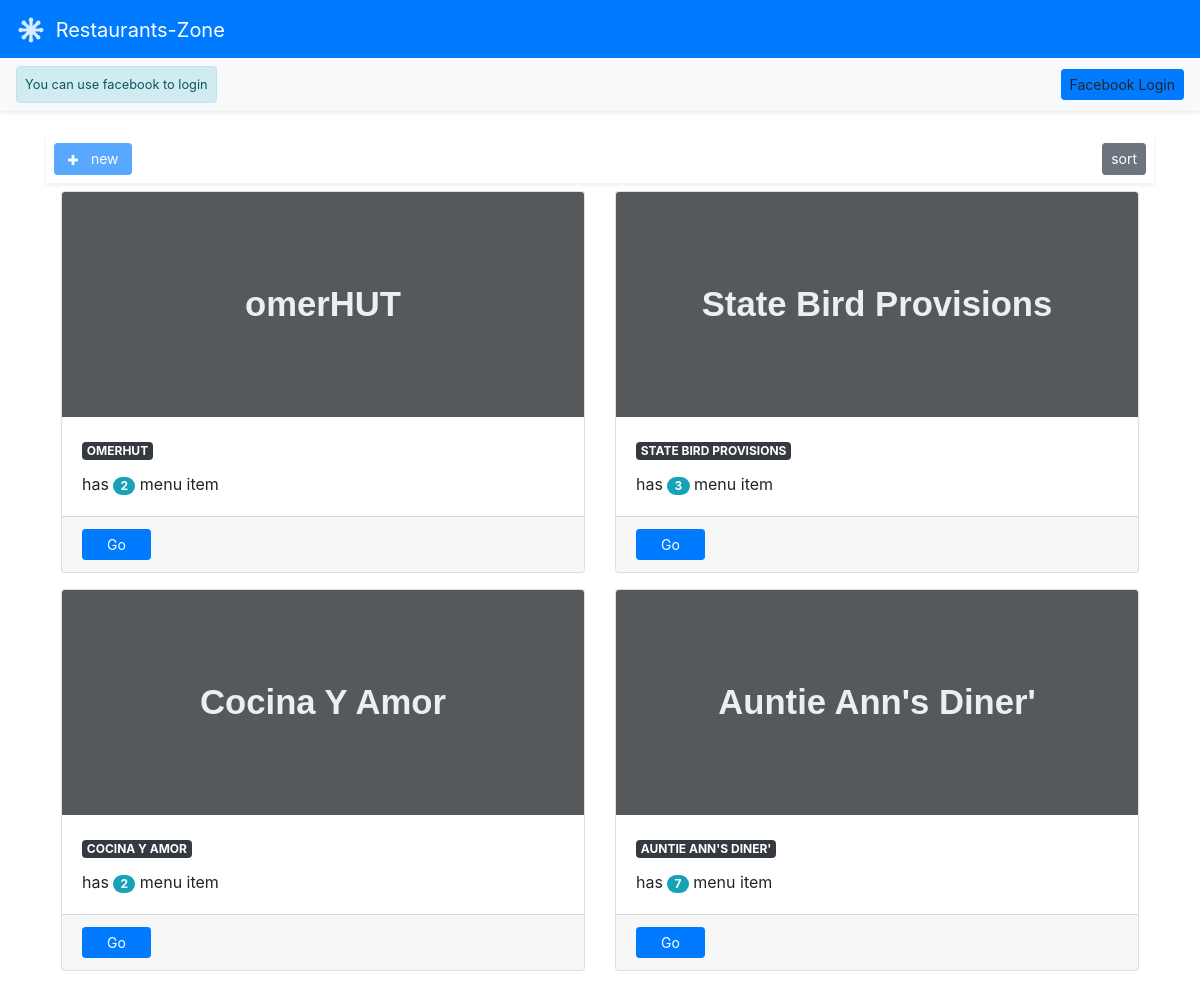
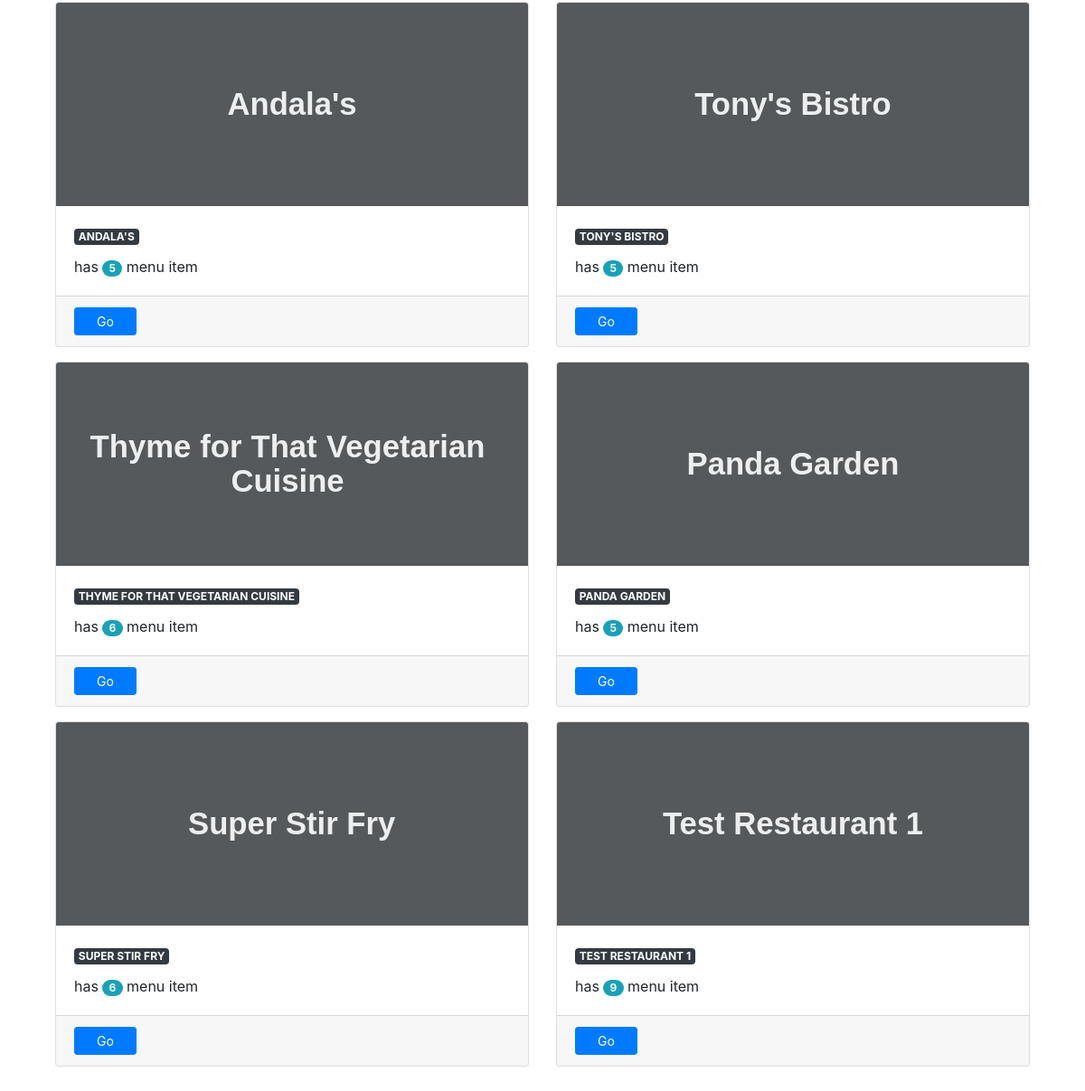
The app's page /restaurants with its own data (2 pictures, top to bottom).
### app/model.py (models this page shows, shortened)
class Restaurant(Base):
    __tablename__ = 'restaurant'
    id = Column(Integer, primary_key=True)
    name = Column(String(80), nullable=False)
    user_id = Column(Integer, ForeignKey('user.fb_id'))
    user = relationship(User)
    @property
    def menu_length(self):
        return len(MenuItem.get_restaurant_menu(self.id))
    @classmethod
    def get_all(cls):
        return get_db().query(Restaurant).order_by(cls.id.desc()).all()

### app/restaurant.py (the view)
@bp.route('/')
@bp.route('/restaurants')
def showRestaurants():
    restaurants = Restaurant.get_all()
    return render_template(tem_prefix + 'restaurants.html', restaurants=restaurants)

### app/auth/views.py (called while the page is built)
@bp.before_app_request
def load_logged_user():
    if session.get('facebook_id') is None:
        g.user = None
    else:
        g.user = User.get_by_id(session['facebook_id'])
        g.is_owner = lambda id: id == g.user.fb_id

### app/db.py (called while the page is built)
def get_engine():
    return create_engine('sqlite:///' + current_app.config['DATABASE'])

def get_db():
    if 'db' not in g:
        db = Session(get_engine())
        g.db = db
    return g.db

### app/model.py (called while the page is built)
    @classmethod
    def get_restaurant_menu(cls, id):
        return get_db().query(cls).filter(MenuItem.restaurant_id == id).order_by(desc(cls.id)).all()

### app/templates/restaurant/restaurants.html (shortened to what this page needs)
{% extends 'base_temp.html' %}
{% block content %}
<section class="restaurants-list my-3">
    <div class="container px-0 px-2">
        <div class=" bg-white p-2 sticky-top">
            <div class="options d-flex w-100 justify-content-between shadow-sm p-2">
                <button class="btn btn-sm btn-primary" id="addRestaurant" data-toggle="modal" data-target="#restaurantModal"
                    data-action="{{url_for('restaurant.newRestaurant')}}" data-title="Create new Restaurant" {% if not g.user %} disabled {% endif %}>
                    <span>
                        <svg xmlns="http://www.w3.org/2000/svg" viewBox="0 0 16 22" width="20" height="20">
                            <rect width="3" height="11" x="6.5" y="5.5" fill="#ffffff" />
                            <rect width="11" height="3" x="2.5" y="9.5" fill="#ffffff" />
                        </svg>
                    </span>
                    <span class="p-1">new</span>
                </button>
                <button class="btn btn-sm btn-secondary">sort</button>
            </div>
        </div>
        <div class="row mx-0 mx-md-2">
            {% for r in restaurants %}
            <div class="col-sm-6 mb-3">
                <div class="card">
                    <img class="card-img-top" src=""
                        data-src="holder.js/100px225?theme=thumb&bg=55595c&fg=eceeef&text={{r.name}}"
                        data-holder-rendered="true" alt="Card image cap">
                    <div class="card-body">
                        <h5 class="card-title badge badge-dark text-uppercase">{{r.name}}</h5>
                        <p class="card-text">has <span class="badge badge-info badge-pill">{{r.menu_length}}</span> menu item</p>
                    </div>
                    <div class="card-footer d-flex flex-column flex-sm-row justify-content-between">
                        <a class="btn btn-sm btn-primary px-4"
                            href="{{url_for('menu.restaurantMenu', restaurant_id=r.id)}}">
                            Go
                        </a>
                    </div>
                </div>
            </div>
            {% endfor %}
        </div>
    </div>
</section>
{% endblock %}

### app/templates/base_temp.html (shortened to what this page needs)
<!DOCTYPE html>
<html lang="en">
<head>
    <link rel="stylesheet" href="{{url_for('static', filename='css/bootstrap.min.css')}}">
</head>
<body>
    <header class="mb-3">
        <nav class="navbar navbar-expand-md  sticky-top navbar-dark bg-primary">
            <a class="navbar-brand align-bottom" href="/">
                <span>
                </span>
                <span class="mx-1 align-middle">Restaurants-Zone</span>
            </a>
        </nav>
        <div class="user-status d-flex justify-content-between align-items-center bg-light shadow-sm p-2 px-3">
            {% if g.user %}
            <div class="user media text-secondary">
                <img class="user-picture rounded-circle mr-2" src="{{g.user.picture}}" width='50'
                    alt="user profile picture">
                <div class="media-body">
                    <small class="user-name">{{g.user.name}}</small> <br>
                    <small class="user-email">{{g.user.email}}</small>
                </div>
            </div>
            <a class="btn btn-sm btn-dark" href="{{url_for('auth.facebookLogout')}}">Logout</a>
            {% else %}
            <small class="alert alert-dismissible alert-info mb-0 p-2">You can use facebook to login</small>
            <a class="btn btn-sm btn-primary" >Facebook Login</a>
            {% endif %}
        </div>
    </header>
    {% block content %}{% endblock %}
</body>
</html>

### records on screen
Restaurant: name (picture), name "OMERHUT", menu_length "2"
Restaurant: name (picture), name "STATE BIRD PROVISIONS", menu_length "3"
Restaurant: name "COCINA Y AMOR", menu_length "2"
Restaurant: name "AUNTIE ANN'S DINER'", menu_length "7"
Restaurant: name "ANDALA'S", menu_length "5"
Restaurant: name "TONY'S BISTRO", menu_length "5"
Restaurant: name "THYME FOR THAT VEGETARIAN CUISINE", menu_length "6"
Restaurant: name (picture), name "PANDA GARDEN", menu_length "5"
Restaurant: name (picture), name "SUPER STIR FRY", menu_length "6"
Restaurant: name (picture), name "TEST RESTAURANT 1", menu_length "9"
